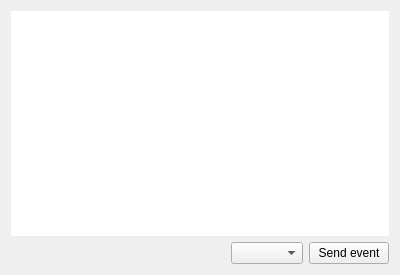
<?xml version="1.0" encoding="UTF-8"?>
<ui version="4.0">
 <class>WidgetEvents</class>
 <widget class="QWidget" name="WidgetEvents">
  <property name="geometry">
   <rect>
    <x>0</x>
    <y>0</y>
    <width>400</width>
    <height>275</height>
   </rect>
  </property>
  <property name="windowTitle">
   <string>Form</string>
  </property>
  <layout class="QVBoxLayout" name="verticalLayout">
   <item>
    <widget class="QTableWidget" name="tableEvents">
     <property name="frameShape">
      <enum>QFrame::NoFrame</enum>
     </property>
     <property name="editTriggers">
      <set>QAbstractItemView::NoEditTriggers</set>
     </property>
     <property name="selectionMode">
      <enum>QAbstractItemView::SingleSelection</enum>
     </property>
     <property name="selectionBehavior">
      <enum>QAbstractItemView::SelectRows</enum>
     </property>
     <property name="gridStyle">
      <enum>Qt::NoPen</enum>
     </property>
     <property name="sortingEnabled">
      <bool>false</bool>
     </property>
     <property name="rowCount">
      <number>0</number>
     </property>
     <attribute name="horizontalHeaderMinimumSectionSize">
      <number>1</number>
     </attribute>
     <attribute name="horizontalHeaderShowSortIndicator" stdset="0">
      <bool>false</bool>
     </attribute>
     <attribute name="verticalHeaderVisible">
      <bool>true</bool>
     </attribute>
     <attribute name="verticalHeaderDefaultSectionSize">
      <number>30</number>
     </attribute>
    </widget>
   </item>
   <item>
    <layout class="QHBoxLayout" name="horizontalLayout" stretch="1,0,0">
     <item>
      <spacer name="horizontalSpacer">
       <property name="orientation">
        <enum>Qt::Horizontal</enum>
       </property>
       <property name="sizeHint" stdset="0">
        <size>
         <width>40</width>
         <height>20</height>
        </size>
       </property>
      </spacer>
     </item>
     <item>
      <widget class="QComboBox" name="comboEvent"/>
     </item>
     <item>
      <widget class="QPushButton" name="buttonSend">
       <property name="text">
        <string>Send event</string>
       </property>
      </widget>
     </item>
    </layout>
   </item>
  </layout>
 </widget>
 <resources/>
 <connections/>
</ui>
